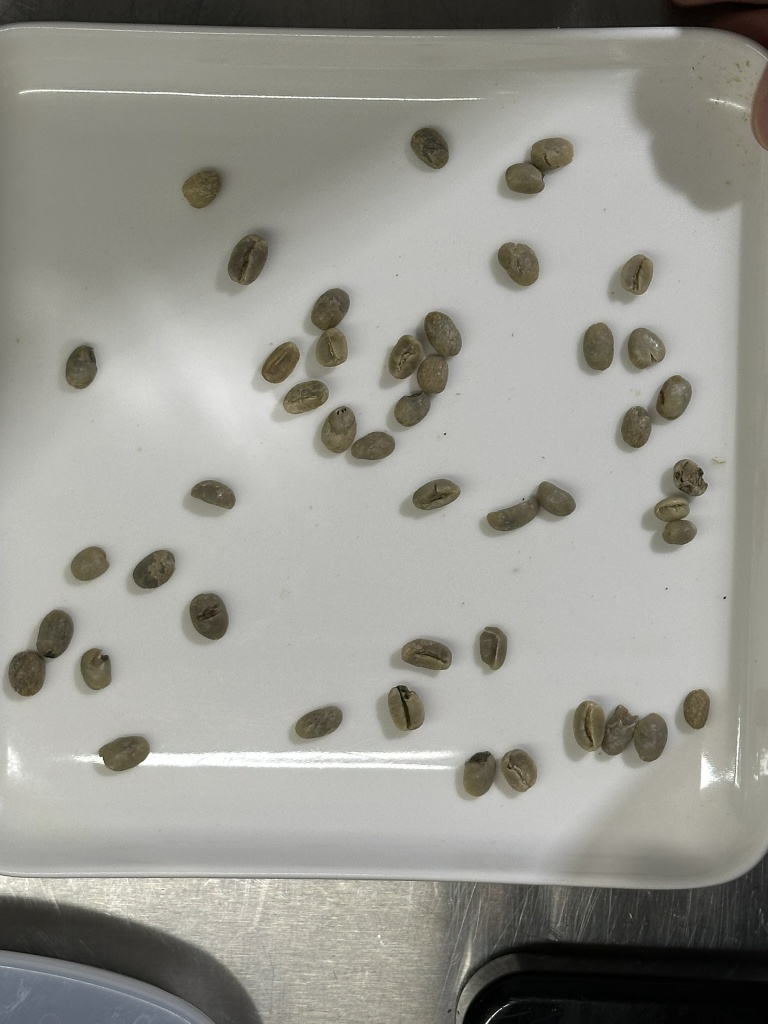
#> input picture crop_coffee_beans/coffee_beans_photo/bad_coffee_beans(1).JPEG, 1536 x 2048 px (shown at 1/2 size); its folder holds only this picture in this run
$ jupyter execute --allow-errors use_OpenCV.ipynb
#> lines starting #> are read from the running program, lines starting #| are printed output that depends on the picture; after the words box and inside, x2 and y2 are one past the last pixel; in counts of white or black regions, pixels touching at a corner belong together
[cell 1]
import cv2
import numpy as np
import os
import glob

# 設定圖片來源資料夾
input_folder = "coffee_beans_photo"

# 設定輸出資料夾
output_folder_good = "crop/good"
output_folder_bad = "crop/bad"
output_folder_idontknow = "crop/idontknow"

# 建立輸出資料夾
os.makedirs(output_folder_good, exist_ok=True)
os.makedirs(output_folder_bad, exist_ok=True)
os.makedirs(output_folder_idontknow, exist_ok=True)

# 清空資料夾內的舊檔案
for folder in [output_folder_good, output_folder_bad, output_folder_idontknow]:
    for f in os.listdir(folder):
        os.remove(os.path.join(folder, f))

# 取得所有圖片路徑
image_paths = glob.glob(os.path.join(input_folder, "*.jpg")) + glob.glob(os.path.join(input_folder, "*.jpeg"))

# 處理每一張圖片
for image_path in image_paths:
    # 讀取圖片
    image = cv2.imread(image_path)
#> image is the input picture: shape (2048, 1536, 3); mean B, G, R 145, 152, 152.4
    if image is None:
        print(f"⚠️ 無法讀取圖片: {image_path}")
        continue  # 跳過無效圖片

    # 轉換為灰階
    gray = cv2.cvtColor(image, cv2.COLOR_BGR2GRAY)
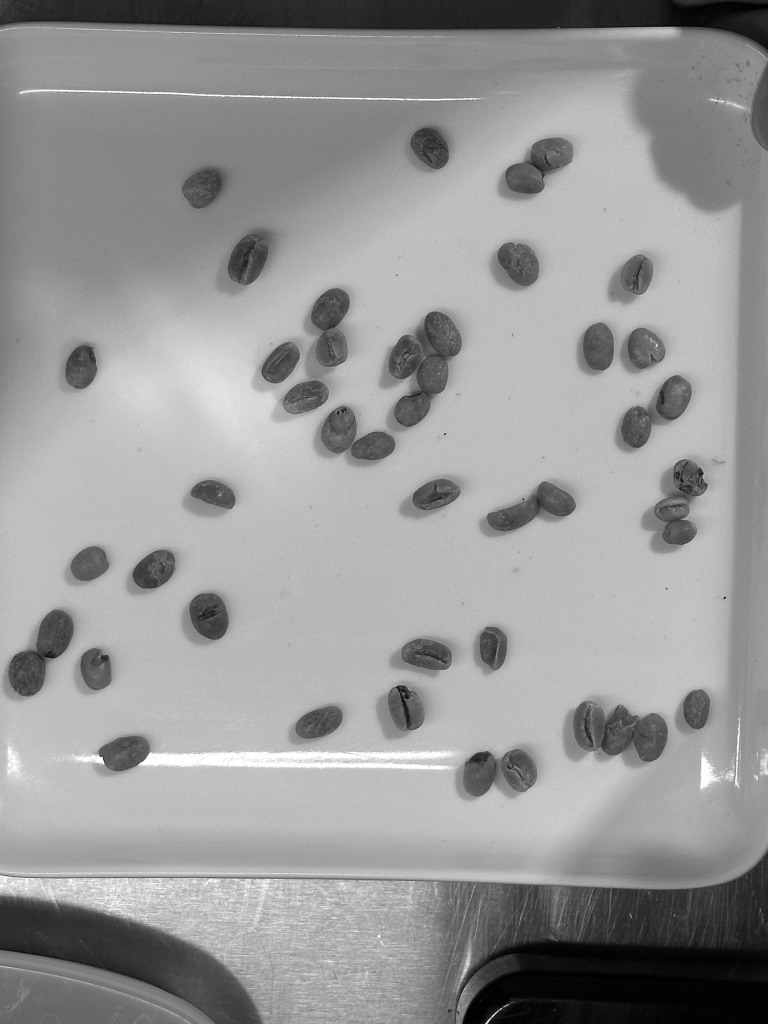
#> gray: shape (2048, 1536) (shown at 1/2 size); min 0, max 255, mean 151.4

    # 使用高斯模糊降低噪聲
    blurred = cv2.GaussianBlur(gray, (11, 11), 0)

    # 二值化處理（Otsu 門檻處理）
    _, binary = cv2.threshold(blurred, 0, 255, cv2.THRESH_BINARY_INV + cv2.THRESH_OTSU)
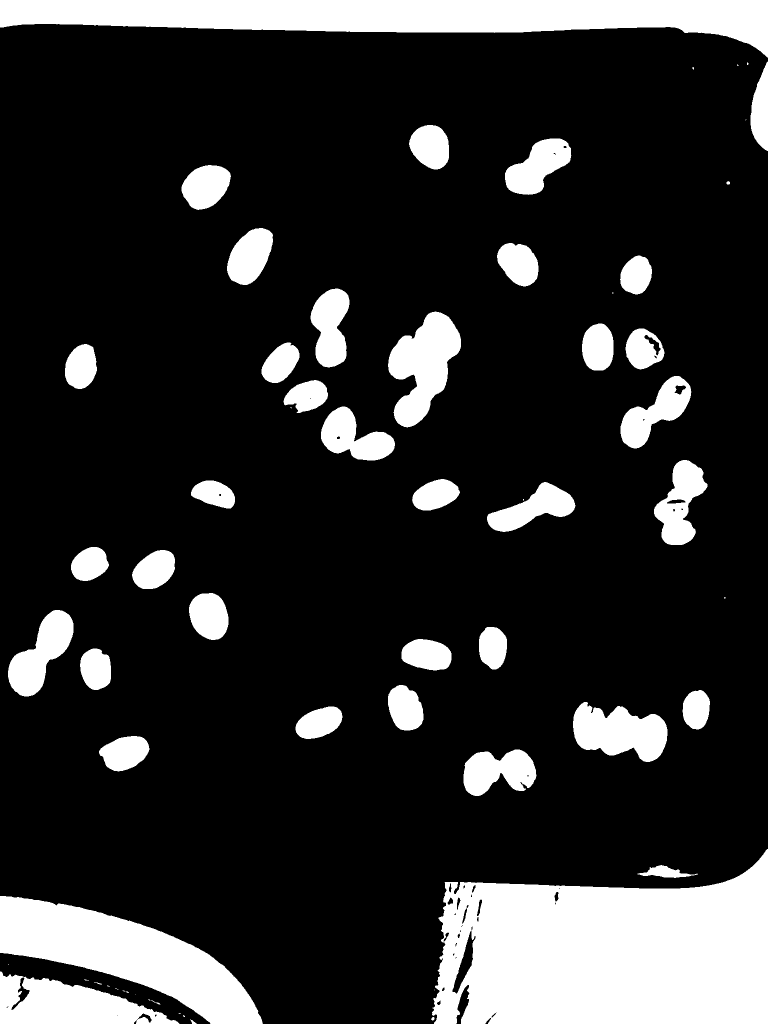
#> binary: shape (2048, 1536) (shown at 1/2 size); 18.2% white; 62 white regions (19 under 20 px), largest, box (x1, y1, x2, y2) and area: (864, 1698, 1536, 2048) 180437, (0, 0, 1536, 115) 93071, (0, 1792, 526, 2048) 59191

    # 應用形態學運算來去除小的雜訊
    kernel = np.ones((5, 5), np.uint8)
    binary = cv2.morphologyEx(binary, cv2.MORPH_OPEN, kernel)
#> binary: shape (2048, 1536); 18.1% white; 40 white regions

    # 偵測輪廓
    contours, _ = cv2.findContours(binary, cv2.RETR_EXTERNAL, cv2.CHAIN_APPROX_SIMPLE)
#> contours = 40 contours, 1 with area under 20; largest, box (x1, y1, x2, y2) and area: (865, 1699, 1536, 2048) 181643, (0, 0, 1536, 114) 91434, (0, 1792, 525, 2048) 58576, (0, 1943, 357, 2048) 21738, (776, 624, 922, 854) 18744

    # 過濾輪廓：根據面積大小 & 橢圓度
    filtered_contours = []
    for contour in contours:
        x, y, w, h = cv2.boundingRect(contour)
        aspect_ratio = float(w) / h  # 計算長寬比
        area = cv2.contourArea(contour)

        if 1000 < area < 40000 and 0.3 < aspect_ratio < 1.7:
            filtered_contours.append(contour)
#> this loop made 40 passes
#> (x, y, w, h, aspect_ratio, area) on passes 2 to 13: (0, 1943, 357, 105, 3.4, 21737.5), (0, 1792, 525, 256, 2.05, 58576.5), (1283, 1731, 96, 24, 4, 1243), (865, 1699, 671, 349, 1.92, 181643), (927, 1499, 145, 93, 1.56, 9100.5), (198, 1472, 100, 70, 1.43, 4919), (591, 1413, 94, 65, 1.45, 4229), (1146, 1404, 189, 120, 1.57, 14824.5), (1365, 1380, 55, 79, 0.696, 3296), (776, 1370, 71, 91, 0.78, 4816), (160, 1297, 62, 83, 0.747, 3971.5), (803, 1278, 100, 63, 1.59, 4789.5)
#> (contour, x, y, w, h, aspect_ratio, area) on pass 35: ([[1454, 363], [1454, 368], [1458, 368], [1458, 363]], 1454, 363, 5, 6, 0.833, 20)
#> after the loop, filtered_contours = 31 contours; largest, box (x1, y1, x2, y2) and area: (776, 624, 922, 854) 18744, (1146, 1404, 1335, 1524) 14824, (16, 1220, 147, 1393) 11047, (1308, 920, 1415, 1090) 9712, (927, 1499, 1072, 1592) 9100
    # 判斷是否為好豆子或壞豆子
    if "good_coffee_beans" in os.path.basename(image_path).lower():
        category_folder = output_folder_good
    elif "bad_coffee_beans" in os.path.basename(image_path).lower():
        category_folder = output_folder_bad
    else:
        print(f"⚠️ 無法分類: {image_path}")
        category_folder = output_folder_idontknow

    # 繪製輪廓並裁切咖啡豆
    for i, contour in enumerate(filtered_contours):
        x, y, w, h = cv2.boundingRect(contour)
        bean_crop = image[y:y+h, x:x+w]
        bean_path = os.path.join(category_folder, f"{os.path.basename(image_path).split('.')[0]}_bean_{i}.jpg")
        cv2.imwrite(bean_path, bean_crop)
#> this loop made 31 passes
#> (x, y, w, h) on passes 1 to 12: (927, 1499, 145, 93), (198, 1472, 100, 70), (591, 1413, 94, 65), (1146, 1404, 189, 120), (1365, 1380, 55, 79), (776, 1370, 71, 91), (160, 1297, 62, 83), (803, 1278, 100, 63), (958, 1254, 56, 85), (16, 1220, 131, 173), (378, 1186, 79, 94), (264, 1100, 86, 78)
#> pass 1, `bean_crop = image[y:y+h, x:x+w]`:
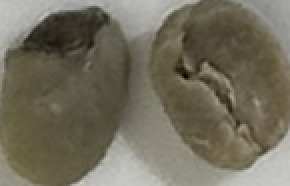
#> bean_crop: shape (93, 145, 3) (shown 2 times larger); mean B, G, R 92.5, 109.2, 114.1
#> pass 2, `bean_crop = image[y:y+h, x:x+w]`:
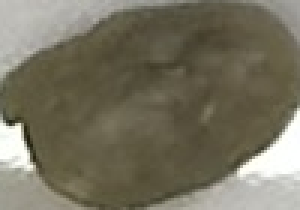
#> bean_crop: shape (70, 100, 3) (shown 3 times larger); mean B, G, R 95.1, 113, 117.5
#> pass 3, `bean_crop = image[y:y+h, x:x+w]`:
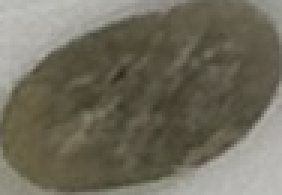
#> bean_crop: shape (65, 94, 3) (shown 3 times larger); mean B, G, R 93.1, 108.4, 112.2

    print(f"✅ {os.path.basename(image_path)}: 偵測到 {len(filtered_contours)} 顆咖啡豆，已儲存於 {category_folder}")
#| ✅ bad_coffee_beans(1).JPEG: 偵測到 31 顆咖啡豆，已儲存於 crop/bad

print("🎉 所有圖片處理完成！")
